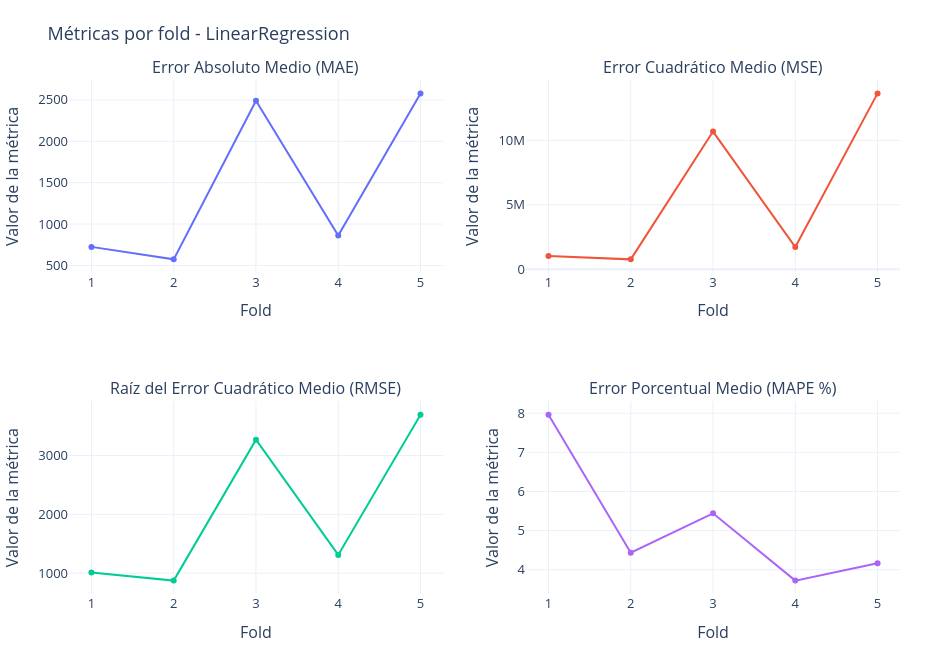
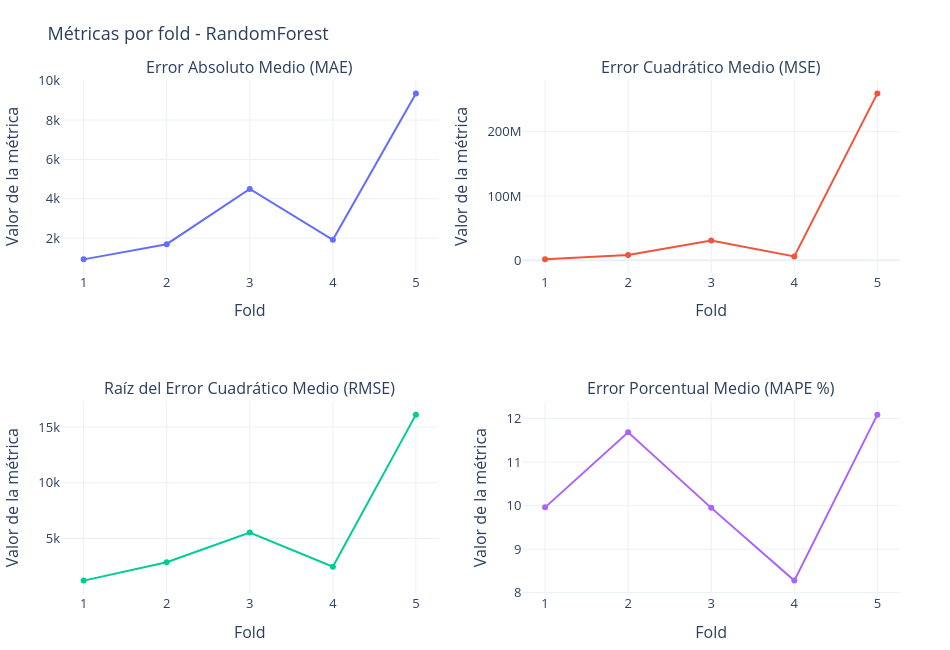
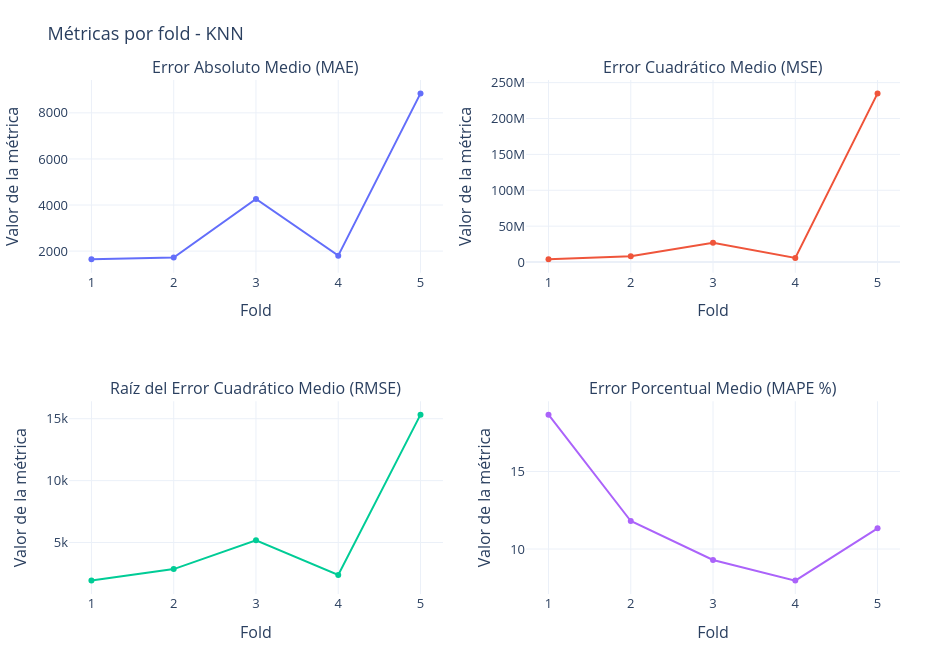

Notebook source saved alongside these figures, in order:
### Code cell
# grafico de métricas por fold (por modelo)
for model_name, res in all_results.items():
    if res.empty:
        print(f"No hay resultados para {model_name}, se omite el gráfico.")
        continue

    metrics = ["val_mae", "val_mse", "val_rmse", "val_mape"]
    metric_titles = {
        "val_mae": "Error Absoluto Medio (MAE)",
        "val_mse": "Error Cuadrático Medio (MSE)",
        "val_rmse": "Raíz del Error Cuadrático Medio (RMSE)",
        "val_mape": "Error Porcentual Medio (MAPE %)"
    }

    fig = make_subplots(rows=2, cols=2, subplot_titles=[metric_titles[m] for m in metrics])

    for i, m in enumerate(metrics):
        row = i // 2 + 1
        col = i % 2 + 1
        fig.add_trace(
            go.Scatter(
                x=res["fold"],
                y=res[m],
                mode="lines+markers",
                name=m.upper(),
                line=dict(width=2),
                marker=dict(size=6)
            ),
            row=row, col=col
        )

    fig.update_layout(
        title=f"Métricas por fold - {model_name}",
        height=650,
        width=950,
        showlegend=False,
        template="plotly_white",
        font=dict(size=13),
        margin=dict(t=80, b=50, l=50, r=50)
    )

    fig.update_xaxes(title_text="Fold")
    fig.update_yaxes(title_text="Valor de la métrica")

    fig.show()

### Figure 1 — Plotly figure (JSON) as saved in the notebook; plotly's stock layout.template omitted (floating-point values rounded to 4 significant figures)
{"data": [{"line": {"width": 2}, "marker": {"size": 6}, "mode": "lines+markers", "name": "VAL_MAE", "type": "scatter", "x": [1, 2, 3, 4, 5], "xaxis": "x", "y": [724.2, 573.4, 2490.0, 861.7, 2579.0], "yaxis": "y"}, {"line": {"width": 2}, "marker": {"size": 6}, "mode": "lines+markers", "name": "VAL_MSE", "type": "scatter", "x": [1, 2, 3, 4, 5], "xaxis": "x2", "y": [1025000.0, 763300.0, 10680000.0, 1718000.0, 13650000.0], "yaxis": "y2"}, {"line": {"width": 2}, "marker": {"size": 6}, "mode": "lines+markers", "name": "VAL_RMSE", "type": "scatter", "x": [1, 2, 3, 4, 5], "xaxis": "x3", "y": [1013.0, 873.7, 3269.0, 1311.0, 3694.0], "yaxis": "y3"}, {"line": {"width": 2}, "marker": {"size": 6}, "mode": "lines+markers", "name": "VAL_MAPE", "type": "scatter", "x": [1, 2, 3, 4, 5], "xaxis": "x4", "y": [7.963, 4.435, 5.441, 3.722, 4.166], "yaxis": "y4"}], "layout": {"annotations": [{"font": {"size": 16}, "showarrow": false, "text": "Error Absoluto Medio (MAE)", "x": 0.225, "xanchor": "center", "xref": "paper", "y": 1, "yanchor": "bottom", "yref": "paper"}, {"font": {"size": 16}, "showarrow": false, "text": "Error Cuadrático Medio (MSE)", "x": 0.775, "xanchor": "center", "xref": "paper", "y": 1, "yanchor": "bottom", "yref": "paper"}, {"font": {"size": 16}, "showarrow": false, "text": "Raíz del Error Cuadrático Medio (RMSE)", "x": 0.225, "xanchor": "center", "xref": "paper", "y": 0.375, "yanchor": "bottom", "yref": "paper"}, {"font": {"size": 16}, "showarrow": false, "text": "Error Porcentual Medio (MAPE %)", "x": 0.775, "xanchor": "center", "xref": "paper", "y": 0.375, "yanchor": "bottom", "yref": "paper"}], "font": {"size": 13}, "height": 650, "margin": {"b": 50, "l": 50, "r": 50, "t": 80}, "showlegend": false, "title": {"text": "Métricas por fold - LinearRegression"}, "width": 950, "xaxis": {"anchor": "y", "domain": [0, 0.45], "title": {"text": "Fold"}}, "xaxis2": {"anchor": "y2", "domain": [0.55, 1], "title": {"text": "Fold"}}, "xaxis3": {"anchor": "y3", "domain": [0, 0.45], "title": {"text": "Fold"}}, "xaxis4": {"anchor": "y4", "domain": [0.55, 1], "title": {"text": "Fold"}}, "yaxis": {"anchor": "x", "domain": [0.625, 1], "title": {"text": "Valor de la métrica"}}, "yaxis2": {"anchor": "x2", "domain": [0.625, 1], "title": {"text": "Valor de la métrica"}}, "yaxis3": {"anchor": "x3", "domain": [0, 0.375], "title": {"text": "Valor de la métrica"}}, "yaxis4": {"anchor": "x4", "domain": [0, 0.375], "title": {"text": "Valor de la métrica"}}}}

### Figure 2 — Plotly figure (JSON) as saved in the notebook; plotly's stock layout.template omitted (floating-point values rounded to 4 significant figures)
{"data": [{"line": {"width": 2}, "marker": {"size": 6}, "mode": "lines+markers", "name": "VAL_MAE", "type": "scatter", "x": [1, 2, 3, 4, 5], "xaxis": "x", "y": [920.0, 1691.0, 4495.0, 1912.0, 9352.0], "yaxis": "y"}, {"line": {"width": 2}, "marker": {"size": 6}, "mode": "lines+markers", "name": "VAL_MSE", "type": "scatter", "x": [1, 2, 3, 4, 5], "xaxis": "x2", "y": [1505000.0, 8245000.0, 30680000.0, 6092000.0, 259500000.0], "yaxis": "y2"}, {"line": {"width": 2}, "marker": {"size": 6}, "mode": "lines+markers", "name": "VAL_RMSE", "type": "scatter", "x": [1, 2, 3, 4, 5], "xaxis": "x3", "y": [1227.0, 2871.0, 5539.0, 2468.0, 16110.0], "yaxis": "y3"}, {"line": {"width": 2}, "marker": {"size": 6}, "mode": "lines+markers", "name": "VAL_MAPE", "type": "scatter", "x": [1, 2, 3, 4, 5], "xaxis": "x4", "y": [9.96, 11.68, 9.948, 8.276, 12.09], "yaxis": "y4"}], "layout": {"annotations": [{"font": {"size": 16}, "showarrow": false, "text": "Error Absoluto Medio (MAE)", "x": 0.225, "xanchor": "center", "xref": "paper", "y": 1, "yanchor": "bottom", "yref": "paper"}, {"font": {"size": 16}, "showarrow": false, "text": "Error Cuadrático Medio (MSE)", "x": 0.775, "xanchor": "center", "xref": "paper", "y": 1, "yanchor": "bottom", "yref": "paper"}, {"font": {"size": 16}, "showarrow": false, "text": "Raíz del Error Cuadrático Medio (RMSE)", "x": 0.225, "xanchor": "center", "xref": "paper", "y": 0.375, "yanchor": "bottom", "yref": "paper"}, {"font": {"size": 16}, "showarrow": false, "text": "Error Porcentual Medio (MAPE %)", "x": 0.775, "xanchor": "center", "xref": "paper", "y": 0.375, "yanchor": "bottom", "yref": "paper"}], "font": {"size": 13}, "height": 650, "margin": {"b": 50, "l": 50, "r": 50, "t": 80}, "showlegend": false, "title": {"text": "Métricas por fold - RandomForest"}, "width": 950, "xaxis": {"anchor": "y", "domain": [0, 0.45], "title": {"text": "Fold"}}, "xaxis2": {"anchor": "y2", "domain": [0.55, 1], "title": {"text": "Fold"}}, "xaxis3": {"anchor": "y3", "domain": [0, 0.45], "title": {"text": "Fold"}}, "xaxis4": {"anchor": "y4", "domain": [0.55, 1], "title": {"text": "Fold"}}, "yaxis": {"anchor": "x", "domain": [0.625, 1], "title": {"text": "Valor de la métrica"}}, "yaxis2": {"anchor": "x2", "domain": [0.625, 1], "title": {"text": "Valor de la métrica"}}, "yaxis3": {"anchor": "x3", "domain": [0, 0.375], "title": {"text": "Valor de la métrica"}}, "yaxis4": {"anchor": "x4", "domain": [0, 0.375], "title": {"text": "Valor de la métrica"}}}}

### Figure 3 — Plotly figure (JSON) as saved in the notebook; plotly's stock layout.template omitted (floating-point values rounded to 4 significant figures)
{"data": [{"line": {"width": 2}, "marker": {"size": 6}, "mode": "lines+markers", "name": "VAL_MAE", "type": "scatter", "x": [1, 2, 3, 4, 5], "xaxis": "x", "y": [1641.0, 1718.0, 4267.0, 1804.0, 8845.0], "yaxis": "y"}, {"line": {"width": 2}, "marker": {"size": 6}, "mode": "lines+markers", "name": "VAL_MSE", "type": "scatter", "x": [1, 2, 3, 4, 5], "xaxis": "x2", "y": [3706000.0, 8147000.0, 26790000.0, 5658000.0, 235000000.0], "yaxis": "y2"}, {"line": {"width": 2}, "marker": {"size": 6}, "mode": "lines+markers", "name": "VAL_RMSE", "type": "scatter", "x": [1, 2, 3, 4, 5], "xaxis": "x3", "y": [1925.0, 2854.0, 5176.0, 2379.0, 15330.0], "yaxis": "y3"}, {"line": {"width": 2}, "marker": {"size": 6}, "mode": "lines+markers", "name": "VAL_MAPE", "type": "scatter", "x": [1, 2, 3, 4, 5], "xaxis": "x4", "y": [18.66, 11.81, 9.292, 7.961, 11.33], "yaxis": "y4"}], "layout": {"annotations": [{"font": {"size": 16}, "showarrow": false, "text": "Error Absoluto Medio (MAE)", "x": 0.225, "xanchor": "center", "xref": "paper", "y": 1, "yanchor": "bottom", "yref": "paper"}, {"font": {"size": 16}, "showarrow": false, "text": "Error Cuadrático Medio (MSE)", "x": 0.775, "xanchor": "center", "xref": "paper", "y": 1, "yanchor": "bottom", "yref": "paper"}, {"font": {"size": 16}, "showarrow": false, "text": "Raíz del Error Cuadrático Medio (RMSE)", "x": 0.225, "xanchor": "center", "xref": "paper", "y": 0.375, "yanchor": "bottom", "yref": "paper"}, {"font": {"size": 16}, "showarrow": false, "text": "Error Porcentual Medio (MAPE %)", "x": 0.775, "xanchor": "center", "xref": "paper", "y": 0.375, "yanchor": "bottom", "yref": "paper"}], "font": {"size": 13}, "height": 650, "margin": {"b": 50, "l": 50, "r": 50, "t": 80}, "showlegend": false, "title": {"text": "Métricas por fold - KNN"}, "width": 950, "xaxis": {"anchor": "y", "domain": [0, 0.45], "title": {"text": "Fold"}}, "xaxis2": {"anchor": "y2", "domain": [0.55, 1], "title": {"text": "Fold"}}, "xaxis3": {"anchor": "y3", "domain": [0, 0.45], "title": {"text": "Fold"}}, "xaxis4": {"anchor": "y4", "domain": [0.55, 1], "title": {"text": "Fold"}}, "yaxis": {"anchor": "x", "domain": [0.625, 1], "title": {"text": "Valor de la métrica"}}, "yaxis2": {"anchor": "x2", "domain": [0.625, 1], "title": {"text": "Valor de la métrica"}}, "yaxis3": {"anchor": "x3", "domain": [0, 0.375], "title": {"text": "Valor de la métrica"}}, "yaxis4": {"anchor": "x4", "domain": [0, 0.375], "title": {"text": "Valor de la métrica"}}}}
